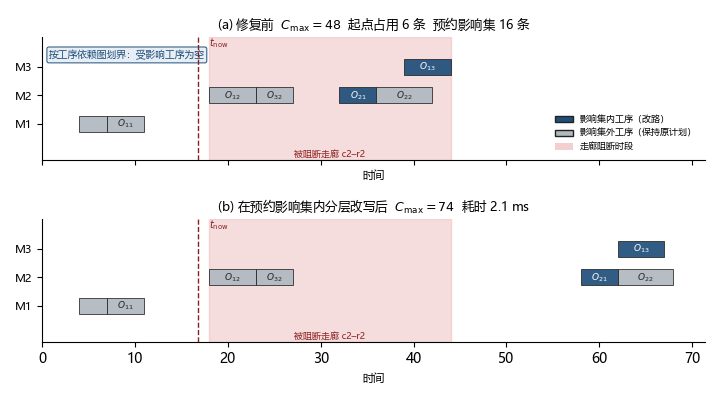

Write Python code to recreate this figure.
"""案例甘特中文版：example_3x3x2 / seed42 走廊阻断下，修复前后工序时间轴。"""
from __future__ import annotations

import os
import sys

import matplotlib

matplotlib.use("Agg")
import matplotlib.pyplot as plt  # noqa: E402
from matplotlib.patches import Patch

HERE = os.path.dirname(os.path.abspath(__file__))
OUT = os.path.join(HERE, "fig_strc_case_CN_new")
STRC = os.path.abspath(os.path.join(HERE, "..", "..", "STRC_new"))
if STRC not in sys.path:
    sys.path.insert(0, STRC)

from _cjk_mpl import setup_cjk

setup_cjk()


def _closed_ops(closure_tasks: set[str]) -> set[tuple[int, int]]:
    ops = set()
    for t in closure_tasks:
        if not t.startswith("J"):
            continue
        parts = t[1:].split("-")
        if len(parts) >= 2:
            ops.add((int(parts[0]), int(parts[1])))
    return ops


def _draw_panel(ax, result, closed_ops, *, t_now, block, title, show_legend=False):
    ops = [rec for rec in result.ops.values() if not rec.pseudo and rec.machine is not None]
    machines = sorted({rec.machine for rec in ops})
    ymap = {m: i for i, m in enumerate(machines)}
    colors = {True: "#1f4e79", False: "#b0b8c0"}

    for rec in ops:
        key = (rec.job, rec.i)
        in_cl = key in closed_ops
        y = ymap[rec.machine]
        dur = max(1e-6, rec.finish - rec.start)
        ax.barh(y, dur, left=rec.start, height=0.55,
                color=colors[in_cl], edgecolor="#222222", linewidth=0.6,
                alpha=0.92, zorder=2)
        if dur >= 3.5:
            ax.text(rec.start + dur / 2, y, f"$O_{{{rec.job}{rec.i}}}$",
                    ha="center", va="center", fontsize=6.5,
                    color="white" if in_cl else "#222222", zorder=3)

    ax.axvline(t_now, color="#8b1e1e", ls="--", lw=1.0, zorder=4)
    ax.text(t_now + 1.2, len(machines) - 0.42, r"$t_{\mathrm{now}}$",
            ha="left", va="bottom", fontsize=7, color="#8b1e1e")

    cid, t0, t1 = block
    ax.axvspan(t0, t1, color="#e8a0a0", alpha=0.35, zorder=0)
    ax.text((t0 + t1) / 2, -0.95, f"被阻断走廊 {cid.replace('|', '–')}",
            ha="center", va="top", fontsize=6.5, color="#8b1e1e")

    ax.set_yticks(list(ymap.values()))
    ax.set_yticklabels([f"M{m}" for m in machines], fontsize=8)
    ax.set_xlabel("时间", fontsize=8)
    ax.set_title(title, fontsize=9)
    ax.set_ylim(-1.25, len(machines) + 0.05)
    xmax = max(rec.finish for rec in ops) * 1.05
    ax.set_xlim(0, xmax)
    ax.spines["top"].set_visible(False)
    ax.spines["right"].set_visible(False)
    if show_legend:
        ax.legend(handles=[
            Patch(facecolor="#1f4e79", edgecolor="#222222", label="影响集内工序（改路）"),
            Patch(facecolor="#b0b8c0", edgecolor="#222222", label="影响集外工序（保持原计划）"),
            Patch(facecolor="#e8a0a0", alpha=0.5, label="走廊阻断时段"),
        ], loc="lower right", fontsize=6.5, frameon=False)


def main() -> None:
    from algorithm.clbs_bridge import CLBS_INPUT, Network, load_instance
    from algorithm.closure import machine_chains_from_ops, spatiotemporal_closure
    from algorithm.disturbance import Disturbance, seed_failed_reservations
    from algorithm.repair import repair_with_strc
    from algorithm.schedule_io import build_baseline, pick_busy_corridor

    inst = load_instance(os.path.join(CLBS_INPUT, "example_3x3x2.json"))
    net = Network(inst.nodes, inst.corridors, inst.lu_node)
    bundle = build_baseline(inst, net, seed=42, mode="heuristic")
    t_now = 0.35 * bundle.makespan
    cid, t0, t1, _ = pick_busy_corridor(bundle.reservations, t_now=t_now)
    dist = Disturbance(type="corridor_block", t_now=t_now, corridor=cid,
                       t_start=t0, t_end=t1)
    seeds = seed_failed_reservations(dist, bundle.reservations)
    chains = machine_chains_from_ops(bundle.result.ops)
    closure = spatiotemporal_closure(
        seeds, bundle.reservations, horizon=bundle.makespan + 1.0,
        t_now=t_now, machine_chains=chains)
    closed_ops = _closed_ops({r.task for r in closure.closed})

    rep = repair_with_strc(inst, net, bundle, dist, expand_on_fail=False)
    assert rep.feasible and rep.result is not None, rep.errors[:3]

    fig, axes = plt.subplots(2, 1, figsize=(7.2, 4.0), sharex=True)
    block = (cid, t0, t1)
    _draw_panel(
        axes[0], bundle.result, closed_ops,
        t_now=t_now, block=block,
        title=(f"(a) 修复前  $C_{{\\max}}={bundle.makespan:.0f}$  "
               f"起点占用 {len(seeds)} 条  预约影响集 {closure.size} 条"),
        show_legend=True,
    )
    _draw_panel(
        axes[1], rep.result, closed_ops,
        t_now=t_now, block=block,
        title=(f"(b) 在预约影响集内分层改写后  $C_{{\\max}}={rep.makespan:.0f}$  "
               f"耗时 {rep.wall_ms:.1f} ms"),
        show_legend=False,
    )
    axes[0].text(
        0.01, 0.90,
        "按工序依赖图划界：受影响工序为空",
        transform=axes[0].transAxes, ha="left", va="top", fontsize=7,
        color="#1f4e79",
        bbox=dict(boxstyle="round,pad=0.2", fc="#e8eef5", ec="#1f4e79", lw=0.7),
    )

    fig.tight_layout()
    fig.savefig(OUT + ".pdf")
    fig.savefig(OUT + ".png")
    print("wrote", OUT + ".pdf")


if __name__ == "__main__":
    main()
